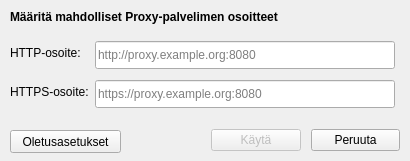
<?xml version="1.0" encoding="UTF-8"?>
<ui version="4.0">
 <class>SettingsDialog</class>
 <widget class="QDialog" name="SettingsDialog">
  <property name="geometry">
   <rect>
    <x>0</x>
    <y>0</y>
    <width>410</width>
    <height>161</height>
   </rect>
  </property>
  <property name="windowTitle">
   <string>Asetukset</string>
  </property>
  <property name="modal">
   <bool>true</bool>
  </property>
  <widget class="QWidget" name="horizontalLayoutWidget">
   <property name="geometry">
    <rect>
     <x>210</x>
     <y>120</y>
     <width>191</width>
     <height>41</height>
    </rect>
   </property>
   <layout class="QHBoxLayout" name="footerButtonLayout">
    <property name="spacing">
     <number>10</number>
    </property>
    <property name="leftMargin">
     <number>1</number>
    </property>
    <property name="topMargin">
     <number>1</number>
    </property>
    <property name="rightMargin">
     <number>1</number>
    </property>
    <property name="bottomMargin">
     <number>1</number>
    </property>
    <item>
     <widget class="QPushButton" name="applyButton">
      <property name="enabled">
       <bool>false</bool>
      </property>
      <property name="cursor">
       <cursorShape>PointingHandCursor</cursorShape>
      </property>
      <property name="text">
       <string>Käytä</string>
      </property>
     </widget>
    </item>
    <item>
     <widget class="QPushButton" name="cancelButton">
      <property name="cursor">
       <cursorShape>PointingHandCursor</cursorShape>
      </property>
      <property name="text">
       <string>Peruuta</string>
      </property>
     </widget>
    </item>
   </layout>
  </widget>
  <widget class="QWidget" name="verticalLayoutWidget">
   <property name="geometry">
    <rect>
     <x>10</x>
     <y>10</y>
     <width>391</width>
     <height>101</height>
    </rect>
   </property>
   <layout class="QVBoxLayout" name="proxySettingsMainVLayout">
    <item>
     <widget class="QLabel" name="label">
      <property name="font">
       <font>
        <pointsize>9</pointsize>
        <weight>75</weight>
        <italic>false</italic>
        <bold>true</bold>
        <underline>false</underline>
        <strikeout>false</strikeout>
       </font>
      </property>
      <property name="frameShape">
       <enum>QFrame::NoFrame</enum>
      </property>
      <property name="frameShadow">
       <enum>QFrame::Plain</enum>
      </property>
      <property name="text">
       <string>Määritä mahdolliset Proxy-palvelimen osoitteet</string>
      </property>
     </widget>
    </item>
    <item>
     <layout class="QFormLayout" name="formLayout">
      <property name="verticalSpacing">
       <number>8</number>
      </property>
      <property name="topMargin">
       <number>8</number>
      </property>
      <property name="bottomMargin">
       <number>0</number>
      </property>
      <item row="0" column="0">
       <widget class="QLabel" name="HTTPAddressLabel">
        <property name="font">
         <font>
          <pointsize>9</pointsize>
         </font>
        </property>
        <property name="text">
         <string>HTTP-osoite:</string>
        </property>
       </widget>
      </item>
      <item row="0" column="1">
       <widget class="QLineEdit" name="HTTPAddressLineEdit">
        <property name="sizePolicy">
         <sizepolicy hsizetype="Expanding" vsizetype="Expanding">
          <horstretch>0</horstretch>
          <verstretch>0</verstretch>
         </sizepolicy>
        </property>
        <property name="maximumSize">
         <size>
          <width>300</width>
          <height>28</height>
         </size>
        </property>
        <property name="font">
         <font>
          <pointsize>9</pointsize>
         </font>
        </property>
        <property name="inputMethodHints">
         <set>Qt::ImhLowercaseOnly|Qt::ImhNoAutoUppercase|Qt::ImhUrlCharactersOnly</set>
        </property>
        <property name="inputMask">
         <string notr="true"/>
        </property>
        <property name="text">
         <string notr="true"/>
        </property>
        <property name="maxLength">
         <number>47</number>
        </property>
        <property name="placeholderText">
         <string notr="true">http://proxy.example.org:8080</string>
        </property>
        <property name="settingsKey" stdset="0">
         <string notr="true">http</string>
        </property>
        <property name="settingsGroup" stdset="0">
         <string notr="true">proxySettings</string>
        </property>
       </widget>
      </item>
      <item row="1" column="0">
       <widget class="QLabel" name="HTTPSAddressLabel">
        <property name="font">
         <font>
          <pointsize>9</pointsize>
         </font>
        </property>
        <property name="text">
         <string>HTTPS-osoite:</string>
        </property>
       </widget>
      </item>
      <item row="1" column="1">
       <widget class="QLineEdit" name="HTTPSAddressLineEdit">
        <property name="sizePolicy">
         <sizepolicy hsizetype="Expanding" vsizetype="Expanding">
          <horstretch>0</horstretch>
          <verstretch>0</verstretch>
         </sizepolicy>
        </property>
        <property name="maximumSize">
         <size>
          <width>300</width>
          <height>28</height>
         </size>
        </property>
        <property name="font">
         <font>
          <pointsize>9</pointsize>
         </font>
        </property>
        <property name="inputMethodHints">
         <set>Qt::ImhLowercaseOnly|Qt::ImhNoAutoUppercase|Qt::ImhUrlCharactersOnly</set>
        </property>
        <property name="inputMask">
         <string notr="true"/>
        </property>
        <property name="text">
         <string notr="true"/>
        </property>
        <property name="maxLength">
         <number>47</number>
        </property>
        <property name="placeholderText">
         <string notr="true">https://proxy.example.org:8080</string>
        </property>
        <property name="settingsKey" stdset="0">
         <string notr="true">https</string>
        </property>
        <property name="settingsGroup" stdset="0">
         <string notr="true">proxySettings</string>
        </property>
       </widget>
      </item>
     </layout>
    </item>
   </layout>
  </widget>
  <widget class="QPushButton" name="defaultSettingsButton">
   <property name="geometry">
    <rect>
     <x>10</x>
     <y>130</y>
     <width>111</width>
     <height>23</height>
    </rect>
   </property>
   <property name="cursor">
    <cursorShape>PointingHandCursor</cursorShape>
   </property>
   <property name="text">
    <string>Oletusasetukset</string>
   </property>
  </widget>
 </widget>
 <resources/>
 <connections/>
</ui>
